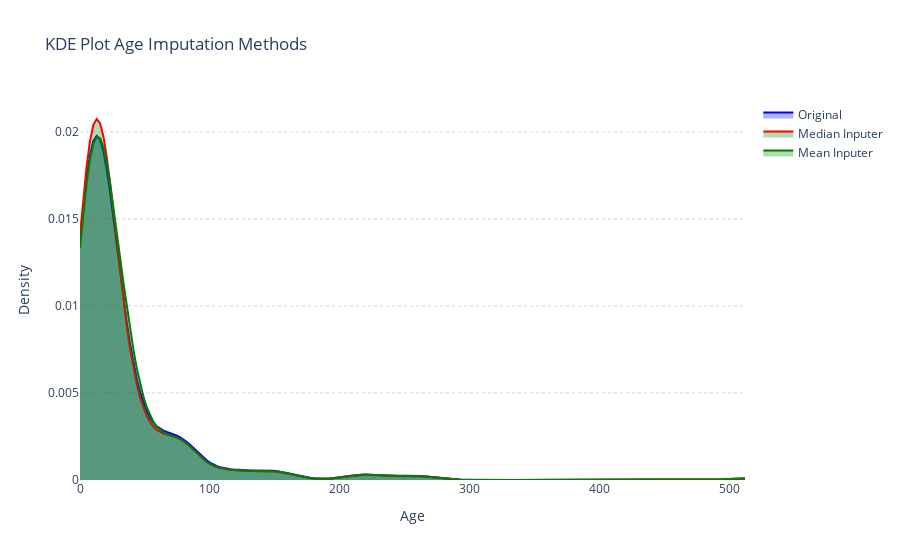

Source (notebook cell):
### Code cell
fare_orig = x_train['Fare'].drop_nulls().to_numpy()
fare_median = x_train['Fare_median'].drop_nulls().to_numpy()
fare_mean = x_train['Fare_mean'].drop_nulls().to_numpy()

x_vals = np.linspace(min(fare_orig.min(), fare_median.min(), fare_mean.min()),
                     max(fare_orig.max(), fare_median.max(), fare_mean.max()), 200)

kde_original = gaussian_kde(fare_orig)(x_vals)
kde_median   = gaussian_kde(fare_median)(x_vals)
kde_mean     = gaussian_kde(fare_mean)(x_vals)

fig = go.Figure()

fig.add_traces(go.Scatter(
    x = x_vals, 
    y = kde_original,
    name = 'Original',
    mode = 'lines',
    fill = 'tozeroy',
    line = dict(color = 'blue'),
    fillcolor = 'rgba(0,0,255,0.3)'
))

fig.add_trace(go.Scatter(
    x = x_vals,
    y = kde_median, 
    name = "Median Inputer",
    mode = 'lines',
    fill = 'tozeroy',
    line = dict(color = 'red'),
    fillcolor = 'rgba(0,128,0,0.3)'  
))

fig.add_traces(go.Scatter(
    x = x_vals,
    y = kde_mean,
    name = 'Mean Inputer',
    mode = 'lines',
    fill = 'tozeroy',
    line = dict(color = 'green'),
    fillcolor = 'rgba(0,128,0,0.3)'
))

fig.update_layout(
    title = 'KDE Plot Age Imputation Methods',
    xaxis_title = 'Age',
    yaxis_title = 'Density',
    plot_bgcolor = 'white',
    yaxis = dict(showgrid = True, gridcolor = 'lightgray', gridwidth = 1, griddash='dot'),
    xaxis = dict(showgrid = False)
)

fig.show()

### Figure 1 — Plotly figure (JSON) as saved in the notebook; plotly's stock layout.template omitted (floating-point values rounded to 4 significant figures; data arrays with more than 128 entries replaced by an {"elided": "..."} marker saying what was removed)
{"data": [{"fill": "tozeroy", "fillcolor": "rgba(0,0,255,0.3)", "line": {"color": "blue"}, "mode": "lines", "name": "Original", "type": "scatter", "x": {"elided": "200 float values"}, "y": {"elided": "200 float values"}}, {"fill": "tozeroy", "fillcolor": "rgba(0,128,0,0.3)", "line": {"color": "red"}, "mode": "lines", "name": "Median Inputer", "type": "scatter", "x": {"elided": "200 float values"}, "y": {"elided": "200 float values"}}, {"fill": "tozeroy", "fillcolor": "rgba(0,128,0,0.3)", "line": {"color": "green"}, "mode": "lines", "name": "Mean Inputer", "type": "scatter", "x": {"elided": "200 float values"}, "y": {"elided": "200 float values"}}], "layout": {"plot_bgcolor": "white", "title": {"text": "KDE Plot Age Imputation Methods"}, "xaxis": {"showgrid": false, "title": {"text": "Age"}}, "yaxis": {"gridcolor": "lightgray", "griddash": "dot", "gridwidth": 1, "showgrid": true, "title": {"text": "Density"}}}}
